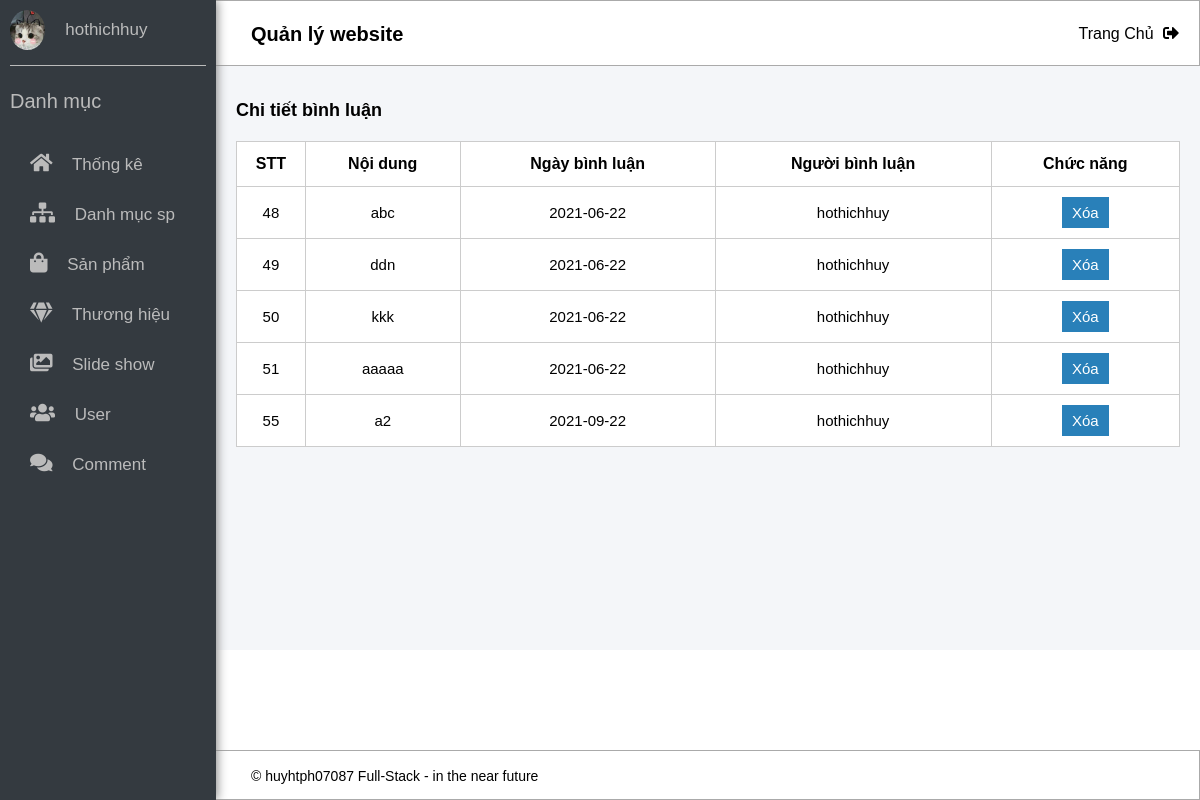
The page /admin/comment/detail_cmt.php?id_bl=48&id_sp=42 (signed in) on the database its author committed.
### tables this page shows
CREATE TABLE `binh_luan` (
  `id_bl` int(11) NOT NULL,
  `id_user` int(11) NOT NULL,
  `id_sp` int(11) NOT NULL,
  `noi_dung` varchar(255) NOT NULL,
  `thoi_gian` date NOT NULL
);

CREATE TABLE `user` (
  `id_user` int(11) NOT NULL,
  `account` varchar(40) NOT NULL,
  `passwd` varchar(100) NOT NULL,
  `name` varchar(40) NOT NULL,
  `email` varchar(40) NOT NULL,
  `avatar` text NOT NULL,
  `roles` int(11) NOT NULL
);

### libs/libs.php (called while the page is built, shortened)
<?php
function pdo_connect()
{
    $host = 'localhost';
    $user = 'root';
    $pass = '';
    $dbName = 'shoppings';
    try {
        $conn = new PDO("mysql:host=$host;dbname=$dbName", $user, $pass);
        $conn->setAttribute(PDO::ATTR_ERRMODE, PDO::ERRMODE_EXCEPTION);
    } catch (PDOException $e) {
        die('Kết nối thất bại' . $e->getMessage());
    }
    return $conn;
}
function detail_cmt($sql, $id, $id_sp)
{
    $conn = pdo_connect();
    $stmt = $conn->prepare($sql);
    $stmt->execute();
    $stmt->setFetchMode(PDO::FETCH_ASSOC);
    return $stmt->fetchAll();
}
?>

### admin/comment/detail_cmt.php (the view, shortened to what this page needs)
<?php
    require_once '../../libs/libs.php';
    $id = intval($_GET['id_bl']);
    $id_sp = intval($_GET['id_sp']);
    $sql = "SELECT u.name, bl.noi_dung, bl.thoi_gian, bl.id_bl, bl.id_sp FROM binh_luan AS bl
    INNER JOIN user AS u ON bl.id_user = u.id_user WHERE bl.id_bl = '$id' || bl.id_sp = '$id_sp'";
    $detailCmt = detail_cmt($sql, $id, $id_sp);
?>
        <?php require_once '../nav_left-part.php'?>
            <div class="wrapper__content">
                <div class="content_header">
                    <h1 class="content__header-name">Quản lý website</h1>
                    <a href="/PHP1/assignment/index.php" class="content__link-logout">
                        Trang Chủ
                        <i class="fas fa-sign-out-alt"></i>
                    </a>
                </div>
                <div class="content__box">
                    <div class="content__box-product ">
                        <h3 class="content__box-header">Chi tiết bình luận</h3>
                        <table class="content__box-product-table">
                            <tr>
                                <th>STT</th>
                                <th>Nội dung</th>
                                <th>Ngày bình luận</th>
                                <th>Người bình luận</th>
                                <th>Chức năng</th>
                            </tr>
                            <?php
                                foreach($detailCmt as $cmt){
                                    $deleteCmt = 'delete_cmt.php?id_bl=' . $cmt['id_bl'] . '&id_sp=' . $id_sp;
                                    ?>
                                        <tr>
                                            <td><?php echo $cmt['id_bl'] ?></td>
                                            <td><?php echo $cmt['noi_dung'] ?></td>
                                            <td><?php echo $cmt['thoi_gian'] ?></td>
                                            <td><?php echo $cmt['name'] ?></td>
                                            <td class="td-function">
                                                <a onclick="return del('<?php echo $cmt['noi_dung']; ?>')" href="<?php echo $deleteCmt ?>" class="link-function btn-repair">Xóa</a>
                                            </td>
                                         </tr>
                                    <?php
                                }
                            ?>
                        </table>
                    </div>
                </div>
                <div class="content__footer">
                    <span class="content__footer-txt">&copy; huyhtph07087 Full-Stack - in the near future</span>
                </div>
           </div>
        </div>
    </div>
</body>
</html>

### css/base.css (style rules this page uses)
:root { --main-color: #E5101D; --while-color: #fff; --black-color: #000; --out-color: #BC000B; --login-color: #EFC2C4; --orange-color: #F7941D; --bgr-color: #F5F5F5; --detail-color: #eee; --ddd-color: #ddd; --bbb-color: #bbb; --footer-color: #232F3E; }
* { padding: 0; margin: 0; box-sizing: inherit; }
html { font-size: 62.5%; font-family: arial, sans-serif; box-sizing: border-box; }

### css/setting.css (style rules this page uses)
.wrapper__content { width: 82%; }
.wrapper__content { width: 100%; height: auto; background-color: #F4F6F9; padding-left: 18%; }
.content_header { position: fixed; top: 0; left: 0; right: 0; margin-left: 21rem; display: flex; background-color: var(--while-color); height: 6.6rem; border: 0.01rem solid #aaa; padding: 0 2rem 0 4rem; line-height: 6.6rem; justify-content: space-between; }
.content__link-logout { text-decoration: none; color: var(--black-color); font-size: 1.6rem; }
.content__link-logout > i { margin-left: 0.5rem; }
.content__box { width: 100%; height: 100%; padding: 3rem 2rem 0 2rem; background-color: #F4F6F9; }
.content__box-product { padding: 7rem 0 20.3rem 0; height: 100%; }
.content__box-header { font-size: 1.8rem; margin-bottom: 2rem; }
.content__box-product-table { width: 100%; background-color: var(--while-color); margin-top: 2rem; }
.content__box-product-table, th, td { border: 1px solid #ccc; border-collapse: collapse; text-align: center; }
.content__box-product-table tr { padding: 0.3rem 0; height: 4rem; }
.content__box-product-table th { height: 4.5rem; font-size: 1.6rem; font-weight: 550; }
.content__box-product-table td { font-size: 1.5rem; }
.td-function a { display: inline-block; margin: 1rem 0; text-decoration: none; }
.link-function { outline: none; border: none; padding: 0.7rem 1rem; background-color: #2980b9; color: var(--while-color); cursor: pointer; }
.content__footer { position: fixed; bottom:0; right:0; left: 0; height: 5rem; line-height: 5rem; border: 0.02rem solid #aaa; background-color: var(--while-color); margin-left: 21rem; }
.content__footer-txt { font-size: 1.4rem; padding-left: 4rem; }

### rows shown on the page
binh_luan: id_bl "48", noi_dung "abc", thoi_gian "2021-06-22", id_user.name "hothichhuy"
binh_luan: id_bl "49", noi_dung "ddn", thoi_gian "2021-06-22", id_user.name "hothichhuy"
binh_luan: id_bl "50", noi_dung "kkk", thoi_gian "2021-06-22", id_user.name "hothichhuy"
binh_luan: id_bl "51", noi_dung "aaaaa", thoi_gian "2021-06-22", id_user.name "hothichhuy"
binh_luan: id_bl "55", noi_dung "a2", thoi_gian "2021-09-22", id_user.name "hothichhuy"

### other values the page prints
$_SESSION['user']['name'] "hothichhuy"
